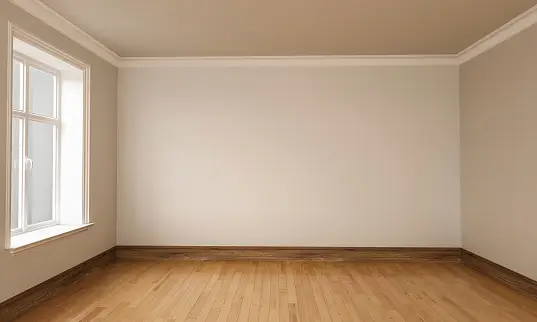
#> input picture images/inputs/rooms/real/empty-room.png, 537 x 322 px, found by its file name
$ jupyter execute --allow-errors main-old.ipynb
#> lines starting #> are read from the running program, lines starting #| are printed output that depends on the picture
# Setup

## Installs

[cell 1]
# Segmentation
# ! pip install --upgrade mxnet
# ! pip install torch==1.6.0+cpu torchvision==0.7.0+cpu -f https://download.pytorch.org/whl/torch_stable.html
# ! pip install --upgrade gluoncv

[cell 2]
# Edge detection
# ! conda install scikit-image

[cell 3]
# Depth estimation
# ! pip install -q transformers

## Imports

[cell 4]
# Segmentation
import numpy as np

import mxnet as mx
from mxnet import image
from mxnet.gluon.data.vision import transforms

import gluoncv
from gluoncv.utils.viz import get_color_pallete
from gluoncv.data.transforms.presets.segmentation import test_transform

from matplotlib import pyplot as plt
import matplotlib.image as mpimg

import PIL.Image as pil

# using cpu
#> (the rest of this cell did not finish here and is left out)

[cell 5]
# Edge detection
from skimage.feature import canny
from matplotlib import cm

[cell 6]
# Depth estimation
from transformers import pipeline
import requests

# Read and Transform File

[cell 7]
filename = 'images/empty-room.png'

#> (a cell that did not finish here is left out)

#> (a cell that did not finish here is left out)

# Semantic Segmentation

#> (a cell that did not finish here is left out)

#> (a cell that did not finish here is left out)

#> (a cell that did not finish here is left out)

### Isolate walls

[cell 13]
labs = []
#> labs = []

#> (the rest of this cell did not finish here and is left out)

#> (a cell that did not finish here is left out)

#> (a cell that did not finish here is left out)

# Edge Detection

[cell 16]
# [7 lines of commented-out code are left out]

import cv2

# Read image
image = cv2.imread(filename)
#> image is the input picture: shape (322, 537, 3); mean B, G, R 132, 156.4, 180.7

# Convert image to grayscale
blur = cv2.blur(image, (3, 3))
gray = cv2.cvtColor(blur,cv2.COLOR_BGR2GRAY)
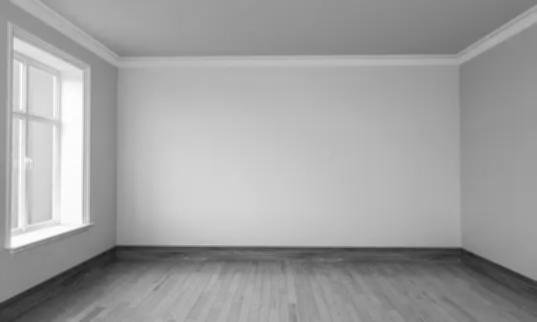
#> gray: shape (322, 537); min 30, max 254, mean 160.9

# Use canny edge detection
edges = cv2.Canny(gray,15,50,apertureSize=3)
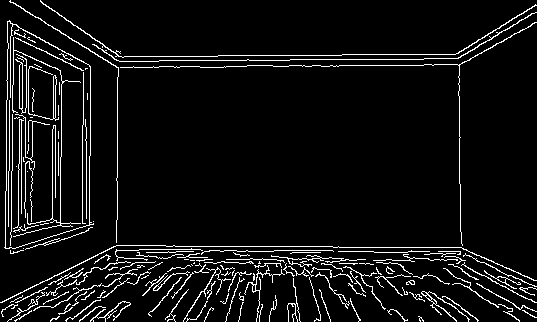
#> edges: shape (322, 537); 6.4% white in thin lines or dots

edge_map = pil.fromarray(edges)
edge_map.save('images/outputs/edge-detection-output.png')

plt.imshow(edge_map, cmap=cm.gray)
plt.show()

[cell 17]
# https://www.geeksforgeeks.org/line-detection-python-opencv-houghline-method/
import cv2

# Read image
test = np.asarray(image)
blank_image = np.empty( (test.shape[0], test.shape[1], 3) )

# Apply HoughLinesP method to
# to directly obtain line end points
lines_list =[]
lines = cv2.HoughLinesP(
            edges, # Input edge image
            1, # Distance resolution in pixels
            np.pi/180, # Angle resolution in radians
            threshold=50, # Min number of votes for valid line
            minLineLength=80, # Min allowed length of line
            maxLineGap=10 # Max allowed gap between line for joining them
            )
#> lines = 28 rows, first 6: [117, 219, 117, 51], [289, 65, 433, 65], [363, 54, 465, 54], [166, 246, 338, 246], [10, 253, 13, 110], [190, 60, 289, 60]

# Iterate over points
for points in lines:
      # Extracted points nested in the list
    x1,y1,x2,y2=points[0]
    # Draw the lines joing the points
    # On the original image
    cv2.line(blank_image,(x1,y1),(x2,y2),(100,0,0),2)
    # Maintain a simples lookup list for points
    lines_list.append([(x1,y1),(x2,y2)])
#> this loop made 28 passes
#> (x1, y1, x2, y2) on passes 1 to 12: (117, 219, 117, 51), (289, 65, 433, 65), (363, 54, 465, 54), (166, 246, 338, 246), (10, 253, 13, 110), (190, 60, 289, 60), (8, 219, 9, 139), (214, 273, 422, 277), (21, 213, 21, 108), (9, 1, 94, 52), (2, 301, 91, 288), (82, 189, 83, 76)
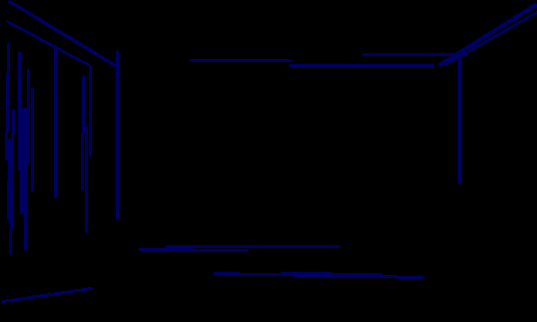
#> blank_image: shape (322, 537, 3) float64; mean of channels 0, 1, 2 5.4, 0, 0; drawn as B, G, R
#> after the loop, lines_list = 28 items

# Save the result image
cv2.imwrite('images/outputs/hough-ouput.png',blank_image)
#> Out = True

[cell 18]
hough_img = cv2.imread('images/outputs/hough-ouput.png')
plt.imshow(hough_img)
plt.show()

[cell 19]
# https://www.youtube.com/watch?v=veoz_46gOkc

kernel = np.ones((20,1), np.uint8)
vertical_lines = cv2.erode(hough_img, kernel, iterations=1)
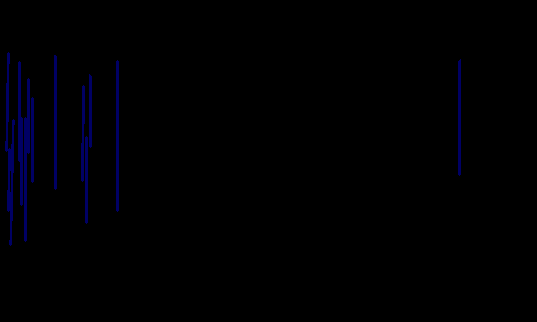
#> vertical_lines: shape (322, 537, 3); mean B, G, R 2.3, 0, 0
cv2.imwrite('images/outputs/vertical-hough-ouput.png',vertical_lines)

plt.imshow(vertical_lines)
plt.show()

# Depth Estimation

[cell 20]
checkpoint = "vinvino02/glpn-nyu"
#> (the rest of this cell did not finish here and is left out)

[cell 21]
srcImage = pil.open(filename)
#> (the rest of this cell did not finish here and is left out)

# Combining Images

[cell 22]
# [5 lines of commented-out code are left out]

#> (a cell that did not finish here is left out)

[cell 24]
# Combine edge map and segmentation map
edge_map_array = np.asarray(edge_map.convert('RGB'))
#> edge_map_array: shape (322, 537, 3); 6.4% white in thin lines or dots
segmented_edges = np.empty( (edge_map_array.shape[0], edge_map_array.shape[1], 3) )
segmented_edges[:] = np.nan
#> (the rest of this cell did not finish here and is left out)

$ run again, with images/inputs/rooms/real/bedroom-3.png copied over images/inputs/rooms/real/empty-room.png
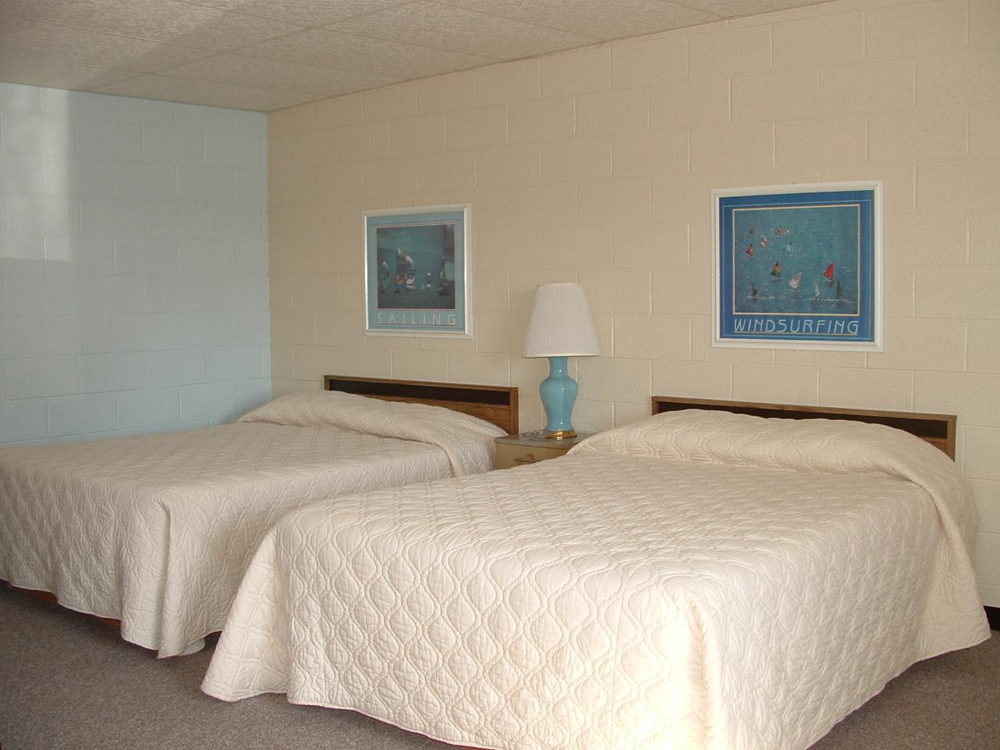
#> input picture images/inputs/rooms/real/bedroom-3.png, 1000 x 750 px, found by its file name
#> labs = []
#> image is the input picture: shape (750, 1000, 3); mean B, G, R 140.3, 157.3, 168.3
#> `edges = cv2.Canny(gray,15,50,apertureSize=3)`:
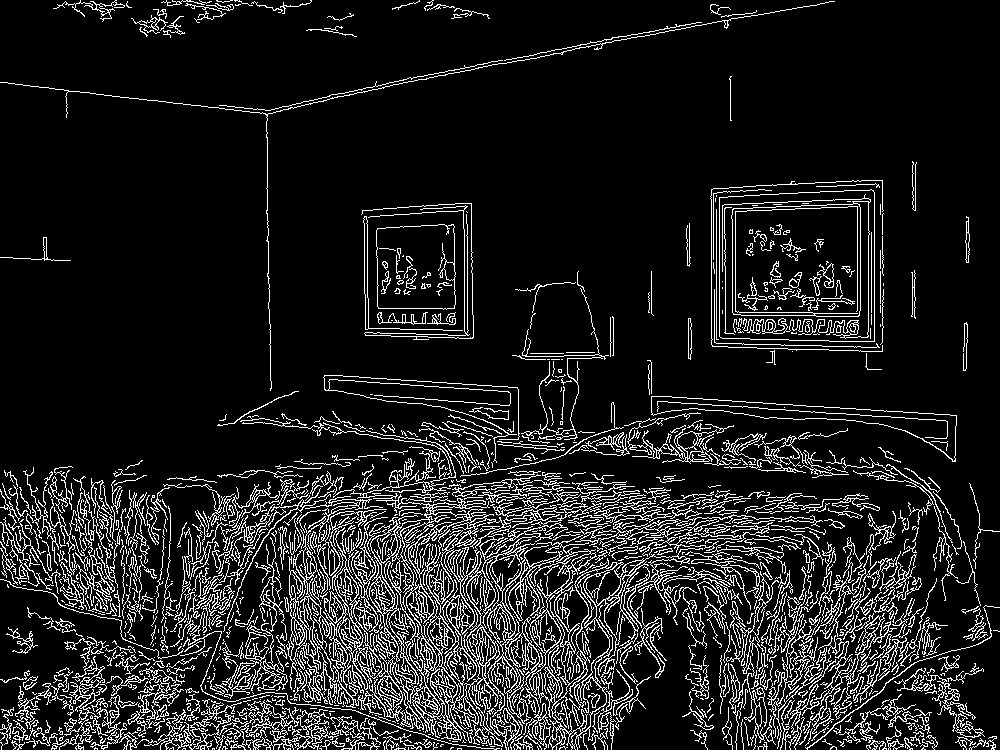
#> edges: shape (750, 1000); 11.7% white in thin lines or dots
#> lines = 554 rows, first 6: [261, 666, 614, 558], [135, 527, 569, 595], [250, 618, 588, 642], [210, 661, 502, 578], [713, 629, 938, 645], [570, 540, 712, 545]
#> the loop `for points in lines:` made 554 passes
#> after the loop `for points in lines:`: lines_list = 554 items
#> Out = True
#> `vertical_lines = cv2.erode(hough_img, kernel, iterations=1)`:
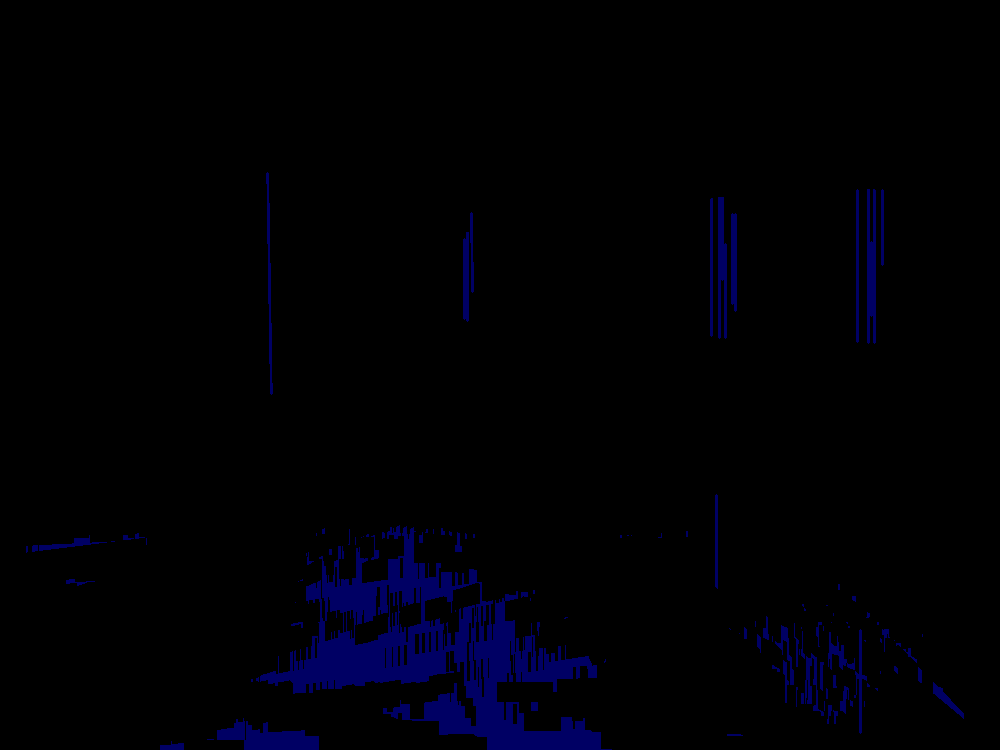
#> vertical_lines: shape (750, 1000, 3); mean B, G, R 4.9, 0, 0
#> edge_map_array: shape (750, 1000, 3); 11.7% white in thin lines or dots
